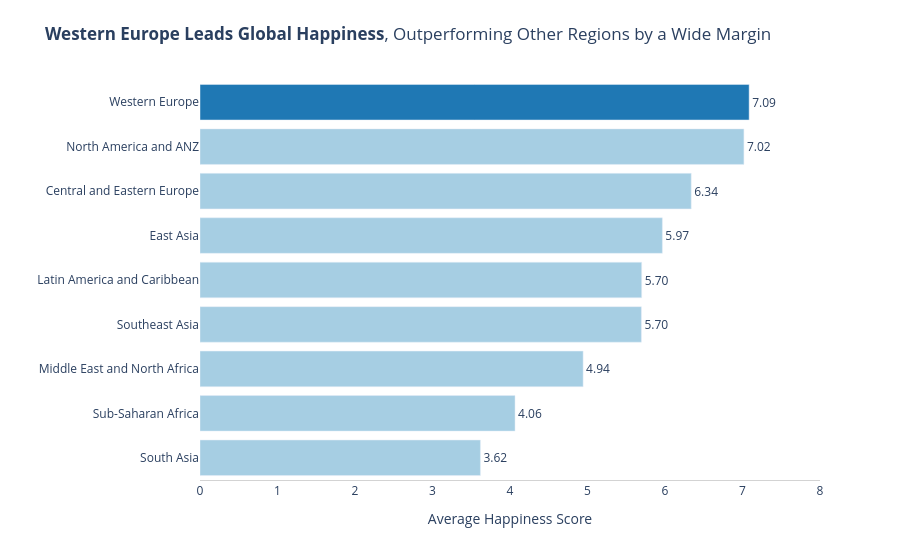

This figure's notebook cell:
### Markdown cell above
---
## Task 1 — Regional Comparison Bar Chart

**What to build:** A horizontal bar chart showing the **average happiness score by region**, sorted from highest to lowest.

**Requirements:**
- Horizontal orientation (category names are long)
- Sorted by score, descending (so the happiest region is at the top)
- Zero baseline on x-axis
- At least one design choice that goes beyond the Plotly default (colour, annotation, labels, etc.)
- An insight title that answers: *which region stands out and why does it matter?*

**Hint:** Use `df.groupby('Region')['Happiness_Score'].mean()` to compute the averages.

### Code cell
# Task 1: Regional comparison bar chart
# -------------------------------------

# Step 1: Compute average happiness score by region
region_avg = (df.groupby('Region')['Happiness_Score']
              .mean()
              .reset_index()
              .sort_values('Happiness_Score'))  # sort for horizontal bar

print(region_avg)

# Step 2: Build your chart
# YOUR CODE HERE

# Task 1: Regional comparison bar chart
# -------------------------------------

# Step 1: Compute average happiness score by region
region_avg = (df.groupby('Region')['Happiness_Score']
              .mean()
              .reset_index()
              .sort_values('Happiness_Score'))  # Sorted for the horizontal bar

# Step 2: Build your chart
fig1 = px.bar(
    region_avg, 
    x='Happiness_Score', 
    y='Region', 
    orientation='h',
    text_auto='.2f' # Adds clean labels to the bars
)

# SWD Choice: Highlight the top performer with a different color
fig1.update_traces(
    marker_color=['#a6cee3' if x < region_avg['Happiness_Score'].max() else '#1f78b4' for x in region_avg['Happiness_Score']],
    textposition='outside'
)

fig1.update_layout(
    title={
        'text': "<b>Western Europe Leads Global Happiness</b>, Outperforming Other Regions by a Wide Margin",
        'x': 0.05,
        'xanchor': 'left'
    },
    xaxis_title="Average Happiness Score",
    yaxis_title="",
    plot_bgcolor='white', # Clean background
    xaxis=dict(range=[0, 8], showline=True, linecolor='lightgrey'), # Strict zero baseline
    margin=dict(t=80)
)

fig1.show()

### Figure 1 — Plotly figure (JSON) as saved in the notebook; plotly's stock layout.template omitted (floating-point values rounded to 4 significant figures)
{"data": [{"hovertemplate": "Happiness_Score=%{x}<br>Region=%{y}<extra></extra>", "legendgroup": "", "marker": {"color": ["#a6cee3", "#a6cee3", "#a6cee3", "#a6cee3", "#a6cee3", "#a6cee3", "#a6cee3", "#a6cee3", "#1f78b4"], "pattern": {"shape": ""}}, "name": "", "orientation": "h", "showlegend": false, "textposition": "outside", "texttemplate": "%{x:.2f}", "type": "bar", "x": [3.618, 4.065, 4.943, 5.695, 5.699, 5.966, 6.338, 7.018, 7.086], "xaxis": "x", "y": ["South Asia", "Sub-Saharan Africa", "Middle East and North Africa", "Southeast Asia", "Latin America and Caribbean", "East Asia", "Central and Eastern Europe", "North America and ANZ", "Western Europe"], "yaxis": "y"}], "layout": {"barmode": "relative", "legend": {"tracegroupgap": 0}, "margin": {"t": 80}, "plot_bgcolor": "white", "title": {"text": "<b>Western Europe Leads Global Happiness</b>, Outperforming Other Regions by a Wide Margin", "x": 0.05, "xanchor": "left"}, "xaxis": {"anchor": "y", "domain": [0, 1], "linecolor": "lightgrey", "range": [0, 8], "showline": true, "title": {"text": "Average Happiness Score"}}, "yaxis": {"anchor": "x", "domain": [0, 1], "title": {"text": ""}}}}
